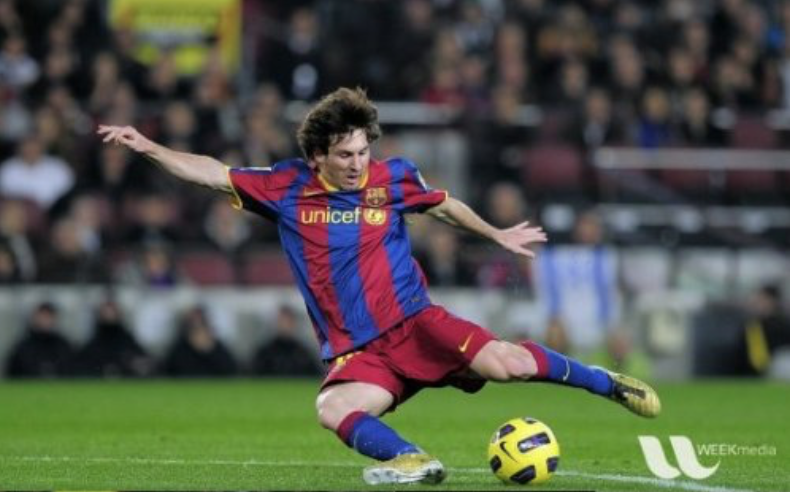
#> input picture data/images/football.png, 790 x 492 px
$ python canny.py
#> lines starting #> are read from the running program, lines starting #| are printed output that depends on the picture; after the words box and inside, x2 and y2 are one past the last pixel; in counts of white or black regions, pixels touching at a corner belong together
#!/usr/bin/env python
# -*- coding: utf-8 -*-

import cv2
import numpy as np
import matplotlib.pyplot as plt

img = cv2.imread('../data/images/football.png', 0)
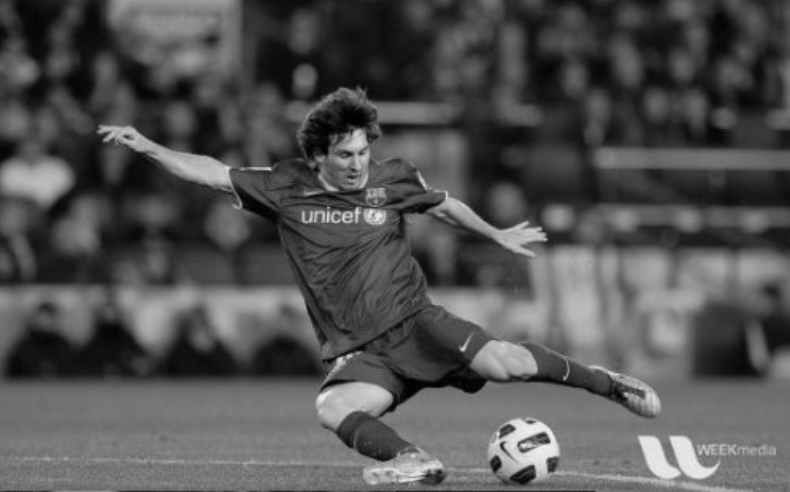
#> img: shape (492, 790); min 0, max 243, mean 82.4

edges = cv2.Canny(img, 100, 200)
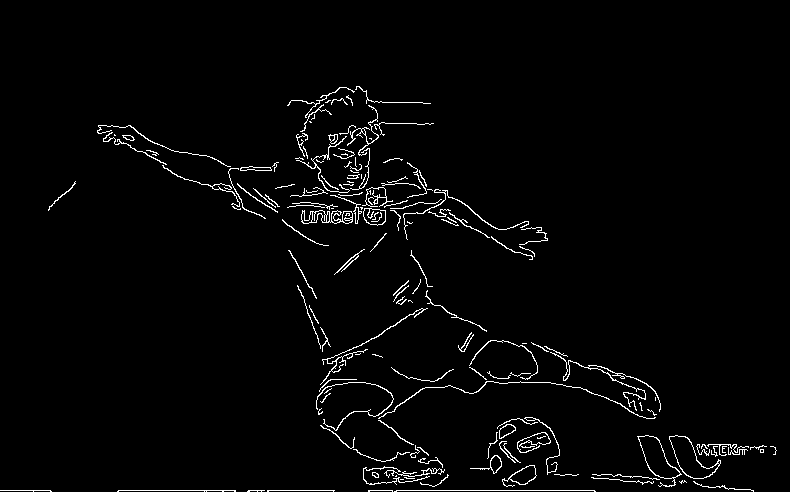
#> edges: shape (492, 790); 2.4% white in thin lines or dots, all inside (x1, y1, x2, y2) = (0, 86, 777, 492)

plt.subplot(1,2,1), plt.imshow(img, 'gray')
plt.title('Original Image'), plt.xticks([]), plt.yticks([])

plt.subplot(1,2,2), plt.imshow(edges, 'gray')
plt.title('Edges Image'), plt.xticks([]), plt.yticks([])

plt.show()
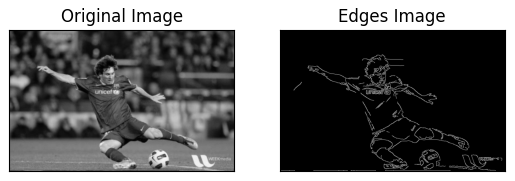
#> figure drawn by matplotlib, 2 panels

$ run again, with data/images/1.png copied over data/images/football.png
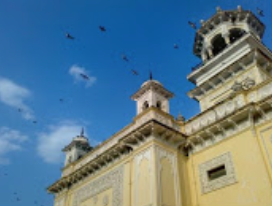
#> input picture data/images/1.png, 272 x 206 px
#> `edges = cv2.Canny(img, 100, 200)`:
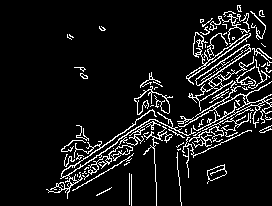
#> edges: shape (206, 272); 8.8% white in thin lines or dots, all inside (x1, y1, x2, y2) = (46, 5, 272, 206)
#> `plt.show()`:
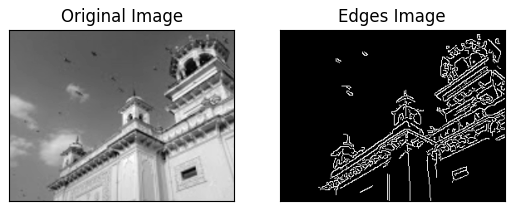
#> figure drawn by matplotlib, 2 panels

$ run again, with data/images/apple.png copied over data/images/football.png
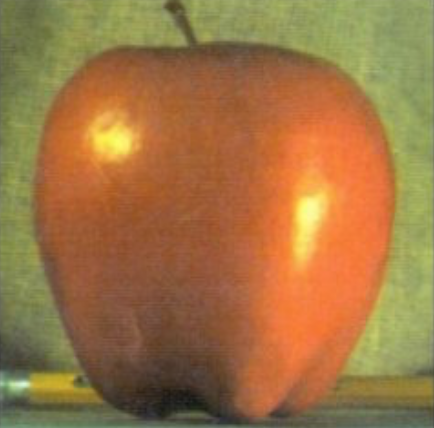
#> input picture data/images/apple.png, 434 x 428 px
#> `edges = cv2.Canny(img, 100, 200)`:
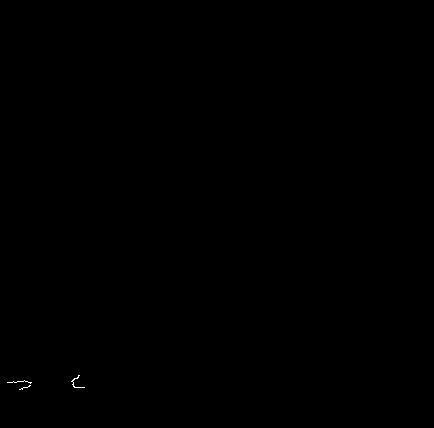
#> edges: shape (428, 434); 0.04% white in thin lines or dots, all inside (x1, y1, x2, y2) = (7, 375, 85, 390)
#> `plt.show()`:
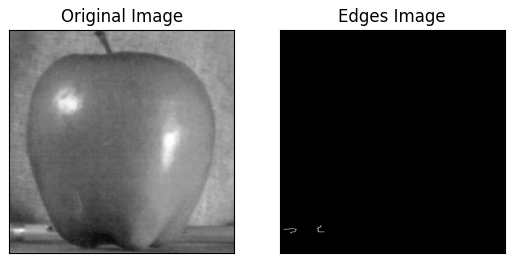
#> figure drawn by matplotlib, 2 panels

$ run again, with data/images/coins.png copied over data/images/football.png
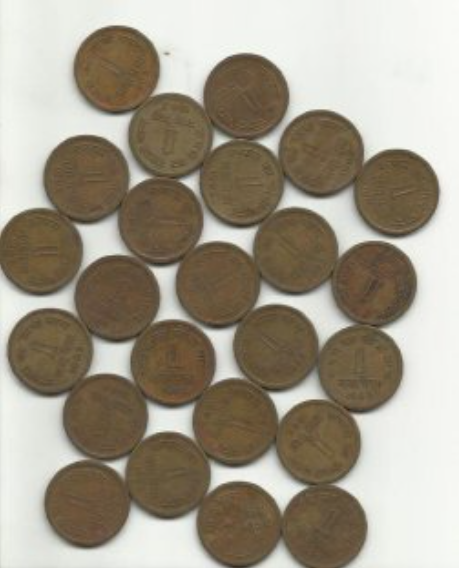
#> input picture data/images/coins.png, 460 x 568 px
#> `edges = cv2.Canny(img, 100, 200)`:
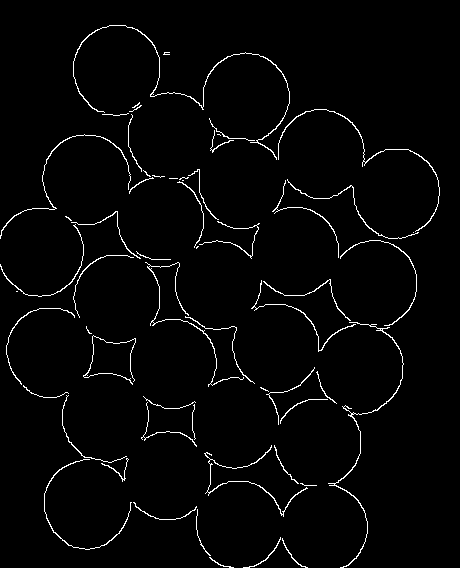
#> edges: shape (568, 460); 2.4% white in thin lines or dots
#> `plt.show()`:
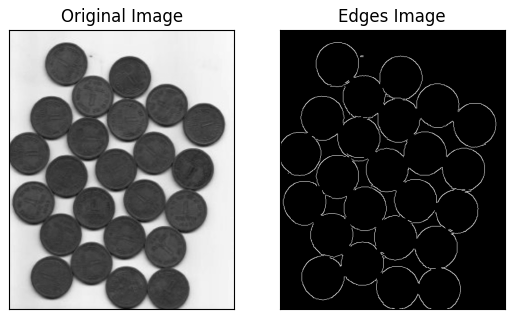
#> figure drawn by matplotlib, 2 panels
